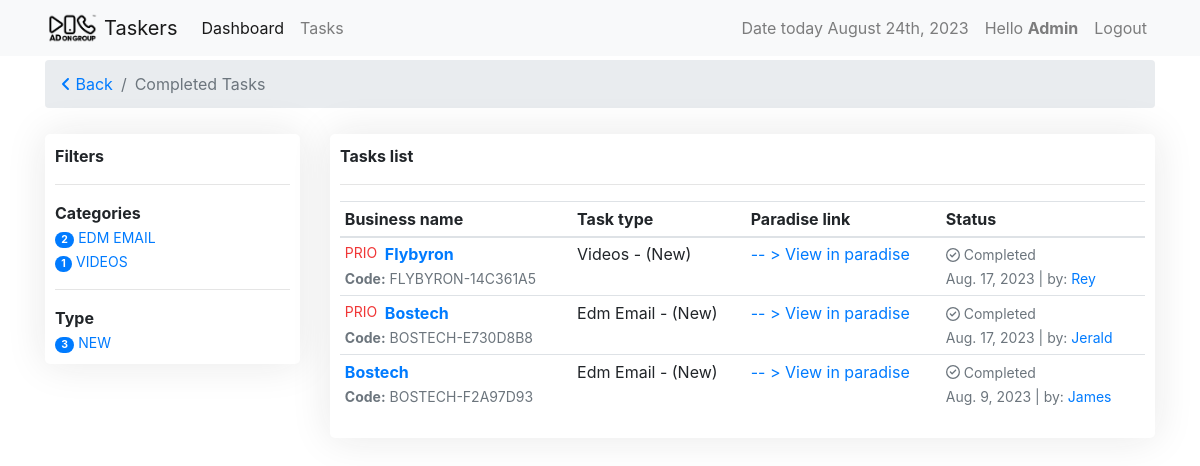
/tasks/all-completed (signed in), run on the app's committed database.
### tasks/models.py (models this page shows, shortened)
class BaseTime(models.Model):
    created = models.DateTimeField(auto_now_add=True)
    updated = models.DateTimeField(auto_now=True)

class TaskCategory(BaseTime, models.Model):
    name = models.CharField(max_length=120, unique=True)
    task_point = models.FloatField(default=0.0)
    class Meta:
        verbose_name_plural = "Task Categories"
    def __str__(self):
        return self.name

class TaskType(BaseTime, models.Model):
    name = models.CharField(max_length=60)
    task_point = models.FloatField(default=0.0)
    def __str__(self):
        return self.name

class Task(models.Model):
    slug = models.SlugField(unique=True, null=True, blank=True)
    user = models.ForeignKey(settings.AUTH_USER_MODEL,
                             on_delete=models.CASCADE, verbose_name='designers')
    task_type = models.ForeignKey(
        TaskType, on_delete=models.CASCADE, default=1)
    task_category = models.ForeignKey(
        TaskCategory, on_delete=models.CASCADE, default=1)
    name = models.CharField(max_length=120, verbose_name="Client name")
    paradise_link = models.URLField(
        blank=True, null=True, verbose_name="task link")
    check_list = models.ForeignKey(CheckList, on_delete=models.CASCADE, default=1)
    is_priority = models.BooleanField(
        default=False, verbose_name="Is Task Priority?", help_text="Checked if task is priority.")
    is_done = models.BooleanField(default=False, verbose_name="Is Task Completed?",
                                  help_text="Note: Checked if you're done.")
    created = models.DateTimeField(auto_now_add=True)
    updated = models.DateTimeField(auto_now=True)
    class Meta:
        ordering = ['-is_priority', 'is_done', '-updated', '-created']

### tasks/views.py (the view, shortened to what this page needs)
# urls.py: path('all-completed', views.AllCompletedTaskView.as_view(), name="allcompletedtasks"),
class AllCompletedTaskView(View):
    today = timezone.now()
    yesterday = today - timezone.timedelta(days=1)
    template_name = 'tasks_filter_template.html'
    def get(self, request, *args, **kwargs):
        if request.user.is_superuser or request.user.has_perm('auth.view_user'):
            tasks = Task.objects.filter(is_done=True)\
                .filter(updated__year=self.today.year, updated__month=self.today.month)
            categories = TaskCategory.objects.filter(Q(task__is_done=True)\
                & Q(task__updated__year=self.today.year)\
                & Q(task__updated__month=self.today.month))\
                .annotate(count=Count('task'))
            type = TaskType.objects.filter(Q(task__is_done=True)\
                & Q(task__updated__year=self.today.year)\
                & Q(task__updated__month=self.today.month))\
                .annotate(count=Count('task'))
        query = request.GET.get('q')
        paginator = Paginator(tasks, tasks.count())
        page_number = request.GET.get('page')
        page_obj = paginator.get_page(page_number)
        context = {'tasks': tasks, 'title': 'completed tasks', 'page_obj': page_obj, 'categories': categories, 'type': type}
        return render(request, self.template_name, context)

### tasks/templates/tasks_filter_template.html (shortened to what this page needs)
{% extends 'base.html' %}
{% load crispy_forms_tags %}
{% block content %}
<nav aria-label="breadcrumb">
    <ol class="breadcrumb">
      <li class="breadcrumb-item"><a href="{{request.META.HTTP_REFERER}}"><i class="fa-solid fa-angle-left"></i> Back</a></li>
      <li class="breadcrumb-item active" aria-current="page">{{ title|title }}</li>
    </ol>
</nav>
{% include 'includes/tasks_filter.html' %}
{% endblock %}

### templates/includes/header.html (shortened to what this page needs)
{% load static %}
{% load tz %}
<nav class="navbar navbar-expand-lg navbar-light bg-light">
    <div class="container">
        <a class="navbar-brand" href="{% url 'taskers:userview' %}">
            <img src="{% static 'img/AOG-logo_black.png' %}" width="auto" height="30" class="d-inline-block align-top" alt="">
            Taskers
        </a>
        <div class="collapse navbar-collapse" id="navbarSupportedContent">
        <ul class="navbar-nav mr-auto">
            <li class="nav-item active">
                <a class="nav-link" href="{% url 'dashboards:dashboard' %}">Dashboard</a>
            </li>
            <li class="nav-item">
                <a class="nav-link" href="{% url 'taskers:userview' %}">Tasks <span class="sr-only">(current)</span></a>
            </li>
        </ul>
        <ul class="navbar-nav float-left">
            <li class="nav-item">
                <a class="nav-link" href="#">
                    {% timezone  "Asia/Manila" %}
                        Date today {% now "F jS, Y" %}
                    {% endtimezone  %}
                </a>
            </li>
            <li class="nav-item">
                <a class="nav-link" href="#">Hello <strong>{{ request.user.get_username|title }}</strong></a>
            </li>
            {% if request.user.is_authenticated %}
            <li class="nav-item">
                <a class="nav-link" href="#" data-toggle="modal" data-target="#logoutModalCenter">Logout</a>
            </li>
            {% endif %}
        </ul>
        </div>
    </div>
</nav>

### tasks/templates/includes/tasks_filter.html (shortened to what this page needs)
{% load crispy_forms_tags %}
<div class="row">
    <div class="col-sm-3">
        <div class="card-container">
            <strong>Filters</strong>
            <hr>
            <strong>Categories</strong> <br>
            {% for cat in categories %}
                <small>
                    <a href="?q={{cat.name}}"><span class="badge badge-primary badge-pill">{{cat.count}}</span> {{ cat.name }}</a>
                </small> <br>
            {% endfor %}
            <hr>
            <strong>Type</strong><br>
            {% for t in type %}
                <small>
                    <a href="?q={{t.name}}"><span class="badge badge-primary badge-pill">{{t.count}}</span> {{ t.name }}</a>
                </small><br>
            {% endfor %}
        </div>
    </div>
    <div class="col-sm-9">
        <div class="card-container">
            <strong>Tasks list</strong>
            <hr>
            <table class="table table-hover table-sm" id="tasks">
                <thead>
                    <tr>
                        <th>Business name</th>
                        <th>Task type</th>
                        <th>Paradise link</th>
                        <th>Status</th>
                    </tr>
                </thead>
                <tbody>
                    {% for task in page_obj %}
                    {% if task %}
                    <tr>
                        <td>
                            <strong>
                                {% if task.is_priority %}
                                    <small class="float-left" style="color: rgba(238, 27, 27, 0.884);">
                                        PRIO
                                    </small>
                                {% endif %}
                                <a href="{% url 'taskers:taskdetail' task.slug %}">
                                    {{ task.name|truncatechars:"20" }}
                                </a><br>
                                <small class="text-muted"><strong>Code:</strong> {{ task.slug|upper }}</small>
                            </strong>
                        </td>
                        <td>
                            {{ task.task_category|title }} - ({{ task.task_type|title }})
                        </td>
                        <td>
                            {% if task.paradise_link %}
                            <a href="{{ task.paradise_link }}"> -- > View in paradise</a>
                            {% else %}
                            No paradise link
                            {% endif %}
                        </td>
                        <td>
                            <small class="text-muted">
                                {% if task.is_done %}
                                    <i class="fa-regular fa-circle-check text-muted"></i> Completed
                                {% else %}
                                Work in progress
                                {% endif %}
                                <br> {{task.updated|date}} | by:
                                {% if request.user.is_superuser %}
                                <a href="{% url 'dashboards:userdetails' task.user.username %}">{{ task.user.username|title }}</a>
                                {% else %}
                                {{ task.user.username|title }}
                                {% endif %}
                            </small>
                        </td>
                    </tr>
                    {% else %}
                        Nothing to display
                    {% endif %}
                    {% endfor %}
                </tbody>
            </table>
        </div>
    </div>
</div>

### tasks/static/style.css (style rules this page uses)
.card-container { background-color: #fff; box-shadow: 0 0 40px rgba(34, 34, 34, .1); padding: 10px; margin-top: 10px; border-radius: 5px; }

### data on the page
TaskCategory: count "2", name "EDM EMAIL"
TaskCategory: count "1", name "VIDEOS"
TaskType: count "3", name "NEW"
Task: is_priority "PRIO", name "Flybyron", slug "FLYBYRON-14C361A5", task_category "Videos", task_type "New", is_done True (drawn), updated "Aug. 17, 2023", user.username "Rey"
Task: is_priority "PRIO", name "Bostech", slug "BOSTECH-E730D8B8", task_category "Edm Email", task_type "New", is_done True (drawn), updated "Aug. 17, 2023", user.username "Jerald"
Task: name "Bostech", slug "BOSTECH-F2A97D93", task_category "Edm Email", task_type "New", is_done True (drawn), updated "Aug. 9, 2023", user.username "James"

### other printed values
{{ request.user.get_username|title }} "Admin"
{{ title|title }} "Completed Tasks"
